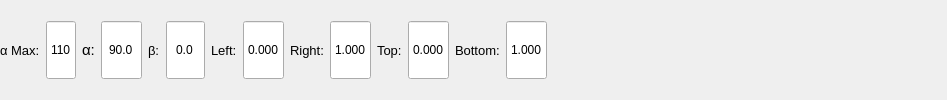
                  <widget class="QWidget" name="page_control_dash">
                   <layout class="QHBoxLayout" name="horizontalLayout_5">
                    <property name="leftMargin">
                     <number>0</number>
                    </property>
                    <property name="topMargin">
                     <number>0</number>
                    </property>
                    <property name="rightMargin">
                     <number>0</number>
                    </property>
                    <property name="bottomMargin">
                     <number>0</number>
                    </property>
                    <item>
                     <widget class="QLabel" name="label_66">
                      <property name="font">
                       <font>
                        <pointsize>10</pointsize>
                       </font>
                      </property>
                      <property name="text">
                       <string>α Max:</string>
                      </property>
                     </widget>
                    </item>
                    <item>
                     <widget class="QSpinBox" name="spinBox_alpha_max_dash">
                      <property name="sizePolicy">
                       <sizepolicy hsizetype="Preferred" vsizetype="Preferred">
                        <horstretch>0</horstretch>
                        <verstretch>0</verstretch>
                       </sizepolicy>
                      </property>
                      <property name="maximumSize">
                       <size>
                        <width>16777215</width>
                        <height>60</height>
                       </size>
                      </property>
                      <property name="alignment">
                       <set>Qt::AlignCenter</set>
                      </property>
                      <property name="buttonSymbols">
                       <enum>QAbstractSpinBox::NoButtons</enum>
                      </property>
                      <property name="maximum">
                       <number>110</number>
                      </property>
                      <property name="value">
                       <number>110</number>
                      </property>
                     </widget>
                    </item>
                    <item>
                     <widget class="QLabel" name="label_69">
                      <property name="font">
                       <font>
                        <pointsize>11</pointsize>
                       </font>
                      </property>
                      <property name="text">
                       <string>α:</string>
                      </property>
                     </widget>
                    </item>
                    <item>
                     <widget class="QDoubleSpinBox" name="doubleSpinBox_alpha_dash">
                      <property name="sizePolicy">
                       <sizepolicy hsizetype="Preferred" vsizetype="Preferred">
                        <horstretch>0</horstretch>
                        <verstretch>0</verstretch>
                       </sizepolicy>
                      </property>
                      <property name="maximumSize">
                       <size>
                        <width>16777215</width>
                        <height>60</height>
                       </size>
                      </property>
                      <property name="alignment">
                       <set>Qt::AlignCenter</set>
                      </property>
                      <property name="buttonSymbols">
                       <enum>QAbstractSpinBox::NoButtons</enum>
                      </property>
                      <property name="decimals">
                       <number>1</number>
                      </property>
                      <property name="maximum">
                       <double>200.000000000000000</double>
                      </property>
                      <property name="singleStep">
                       <double>0.500000000000000</double>
                      </property>
                      <property name="value">
                       <double>90.000000000000000</double>
                      </property>
                     </widget>
                    </item>
                    <item>
                     <widget class="QLabel" name="label_70">
                      <property name="font">
                       <font>
                        <pointsize>10</pointsize>
                       </font>
                      </property>
                      <property name="text">
                       <string>β:</string>
                      </property>
                     </widget>
                    </item>
                    <item>
                     <widget class="QDoubleSpinBox" name="doubleSpinBox_beta_dash">
                      <property name="sizePolicy">
                       <sizepolicy hsizetype="Preferred" vsizetype="Preferred">
                        <horstretch>0</horstretch>
                        <verstretch>0</verstretch>
                       </sizepolicy>
                      </property>
                      <property name="maximumSize">
                       <size>
                        <width>16777215</width>
                        <height>60</height>
                       </size>
                      </property>
                      <property name="alignment">
                       <set>Qt::AlignCenter</set>
                      </property>
                      <property name="buttonSymbols">
                       <enum>QAbstractSpinBox::NoButtons</enum>
                      </property>
                      <property name="decimals">
                       <number>1</number>
                      </property>
                      <property name="minimum">
                       <double>-90.000000000000000</double>
                      </property>
                      <property name="maximum">
                       <double>90.000000000000000</double>
                      </property>
                      <property name="singleStep">
                       <double>0.500000000000000</double>
                      </property>
                     </widget>
                    </item>
                    <item>
                     <widget class="QLabel" name="label_68">
                      <property name="font">
                       <font>
                        <pointsize>10</pointsize>
                       </font>
                      </property>
                      <property name="text">
                       <string>Left:</string>
                      </property>
                     </widget>
                    </item>
                    <item>
                     <widget class="QDoubleSpinBox" name="doubleSpinBox_crop_left_dash">
                      <property name="sizePolicy">
                       <sizepolicy hsizetype="Preferred" vsizetype="Preferred">
                        <horstretch>0</horstretch>
                        <verstretch>0</verstretch>
                       </sizepolicy>
                      </property>
                      <property name="maximumSize">
                       <size>
                        <width>16777215</width>
                        <height>60</height>
                       </size>
                      </property>
                      <property name="alignment">
                       <set>Qt::AlignCenter</set>
                      </property>
                      <property name="buttonSymbols">
                       <enum>QAbstractSpinBox::NoButtons</enum>
                      </property>
                      <property name="decimals">
                       <number>3</number>
                      </property>
                      <property name="maximum">
                       <double>1.000000000000000</double>
                      </property>
                      <property name="singleStep">
                       <double>0.001000000000000</double>
                      </property>
                     </widget>
                    </item>
                    <item>
                     <widget class="QLabel" name="label_67">
                      <property name="font">
                       <font>
                        <pointsize>10</pointsize>
                       </font>
                      </property>
                      <property name="text">
                       <string>Right:</string>
                      </property>
                     </widget>
                    </item>
                    <item>
                     <widget class="QDoubleSpinBox" name="doubleSpinBox_crop_right_dash">
                      <property name="sizePolicy">
                       <sizepolicy hsizetype="Preferred" vsizetype="Preferred">
                        <horstretch>0</horstretch>
                        <verstretch>0</verstretch>
                       </sizepolicy>
                      </property>
                      <property name="maximumSize">
                       <size>
                        <width>16777215</width>
                        <height>60</height>
                       </size>
                      </property>
                      <property name="alignment">
                       <set>Qt::AlignCenter</set>
                      </property>
                      <property name="buttonSymbols">
                       <enum>QAbstractSpinBox::NoButtons</enum>
                      </property>
                      <property name="decimals">
                       <number>3</number>
                      </property>
                      <property name="maximum">
                       <double>1.000000000000000</double>
                      </property>
                      <property name="singleStep">
                       <double>0.001000000000000</double>
                      </property>
                      <property name="value">
                       <double>1.000000000000000</double>
                      </property>
                     </widget>
                    </item>
                    <item>
                     <widget class="QLabel" name="label_65">
                      <property name="font">
                       <font>
                        <pointsize>10</pointsize>
                       </font>
                      </property>
                      <property name="text">
                       <string>Top:</string>
                      </property>
                     </widget>
                    </item>
                    <item>
                     <widget class="QDoubleSpinBox" name="doubleSpinBox_crop_top_dash">
                      <property name="sizePolicy">
                       <sizepolicy hsizetype="Preferred" vsizetype="Preferred">
                        <horstretch>0</horstretch>
                        <verstretch>0</verstretch>
                       </sizepolicy>
                      </property>
                      <property name="maximumSize">
                       <size>
                        <width>16777215</width>
                        <height>60</height>
                       </size>
                      </property>
                      <property name="alignment">
                       <set>Qt::AlignCenter</set>
                      </property>
                      <property name="buttonSymbols">
                       <enum>QAbstractSpinBox::NoButtons</enum>
                      </property>
                      <property name="decimals">
                       <number>3</number>
                      </property>
                      <property name="maximum">
                       <double>1.000000000000000</double>
                      </property>
                      <property name="singleStep">
                       <double>0.001000000000000</double>
                      </property>
                     </widget>
                    </item>
                    <item>
                     <widget class="QLabel" name="label_64">
                      <property name="font">
                       <font>
                        <pointsize>10</pointsize>
                       </font>
                      </property>
                      <property name="text">
                       <string>Bottom:</string>
                      </property>
                     </widget>
                    </item>
                    <item>
                     <widget class="QDoubleSpinBox" name="doubleSpinBox_crop_bottom_dash">
                      <property name="sizePolicy">
                       <sizepolicy hsizetype="Preferred" vsizetype="Preferred">
                        <horstretch>0</horstretch>
                        <verstretch>0</verstretch>
                       </sizepolicy>
                      </property>
                      <property name="maximumSize">
                       <size>
                        <width>16777215</width>
                        <height>60</height>
                       </size>
                      </property>
                      <property name="alignment">
                       <set>Qt::AlignCenter</set>
                      </property>
                      <property name="buttonSymbols">
                       <enum>QAbstractSpinBox::NoButtons</enum>
                      </property>
                      <property name="decimals">
                       <number>3</number>
                      </property>
                      <property name="maximum">
                       <double>1.000000000000000</double>
                      </property>
                      <property name="singleStep">
                       <double>0.001000000000000</double>
                      </property>
                      <property name="value">
                       <double>1.000000000000000</double>
                      </property>
                     </widget>
                    </item>
                    <item>
                     <spacer name="horizontalSpacer_4">
                      <property name="orientation">
                       <enum>Qt::Horizontal</enum>
                      </property>
                      <property name="sizeType">
                       <enum>QSizePolicy::Maximum</enum>
                      </property>
                      <property name="sizeHint" stdset="0">
                       <size>
                        <width>400</width>
                        <height>20</height>
                       </size>
                      </property>
                     </spacer>
                    </item>
                   </layout>
                  </widget>
